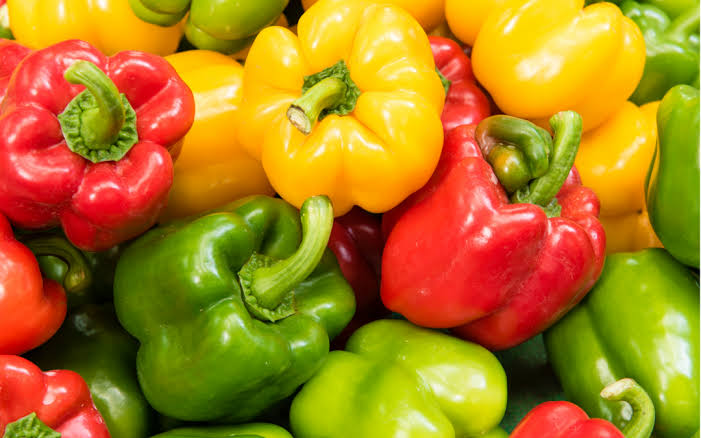
#> input picture DIP ( Digital Image Processing )/Images/rgb_image_1.jpg, 701 x 438 px, found by its file name
$ python image_rgb_to_binary.py
#> lines starting #> are read from the running program, lines starting #| are printed output that depends on the picture; after the words box and inside, x2 and y2 are one past the last pixel; in counts of white or black regions, pixels touching at a corner belong together
from PIL import Image

img = Image.open("D:\\DIP\\Images\\rgb_image_1.jpg")
#> img is the input picture: PIL image 701x438 RGB; mean R, G, B 173.6, 126.2, 27.5
gray_img = img.convert("L")
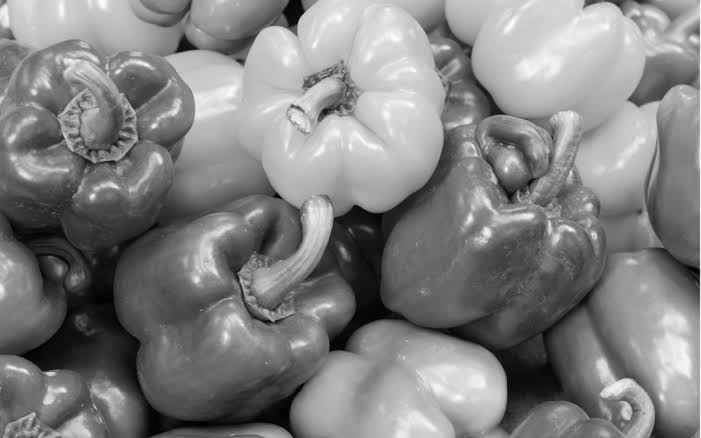
#> gray_img: PIL image 701x438 L; min 0, max 255, mean 129.1
threshold = 128

binary_img = gray_img.point(lambda x:255 if x>threshold else 0)
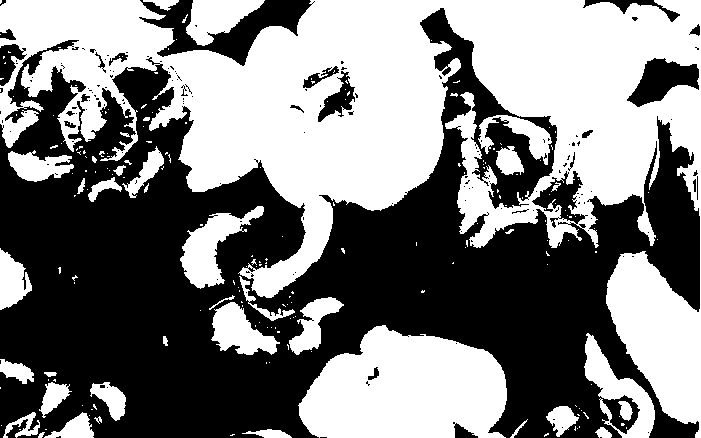
#> binary_img: PIL image 701x438 L; 49.4% white; 202 white regions (163 under 20 px), largest, box (x1, y1, x2, y2) and area: (0, 0, 701, 438) 112034, (298, 325, 507, 438) 17824, (180, 206, 264, 289) 2737

binary_img.show()
binary_img.save("binary_image.jpg")
